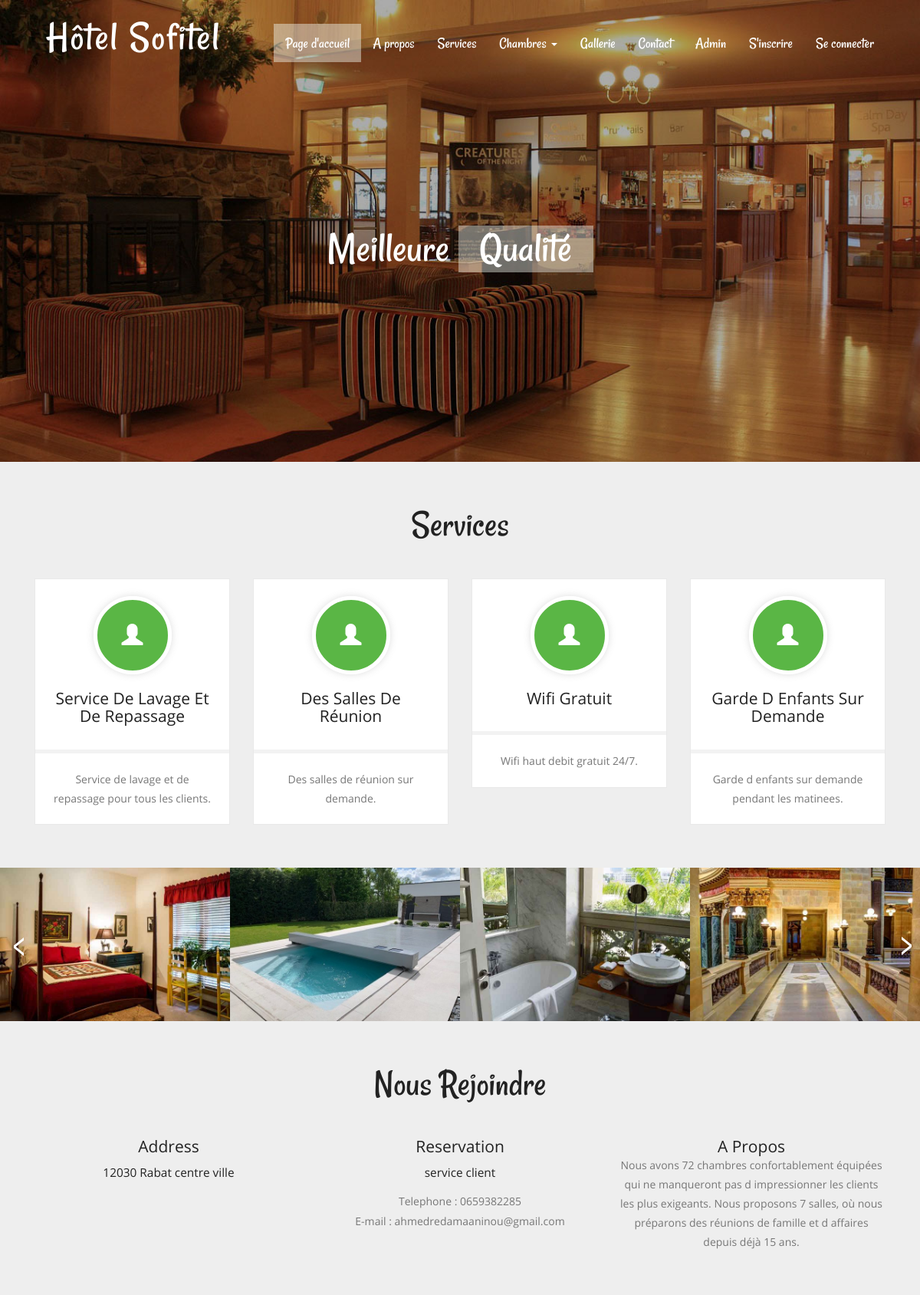
The page /supmti/index.php on the database its author committed.
### tables this page shows
CREATE TABLE `tblfacility` (
  `ID` int(10) NOT NULL,
  `FacilityTitle` varchar(200) DEFAULT NULL,
  `Description` mediumtext DEFAULT NULL,
  `Image` varchar(200) DEFAULT NULL,
  `CreationDate` timestamp NULL DEFAULT current_timestamp()
);

CREATE TABLE `tblpage` (
  `ID` int(10) NOT NULL,
  `PageType` varchar(120) DEFAULT NULL,
  `PageTitle` varchar(200) DEFAULT NULL,
  `PageDescription` mediumtext DEFAULT NULL,
  `Email` varchar(120) DEFAULT NULL,
  `MobileNumber` bigint(10) DEFAULT NULL,
  `UpdationDate` timestamp NULL DEFAULT NULL ON UPDATE current_timestamp()
);

### supmti/index.php (the view, shortened to what this page needs)
<?php
include('includes/dbconnection.php');
?>
<!DOCTYPE HTML>
<html>
<head>
<link href="css/bootstrap.css" rel="stylesheet" type="text/css" media="all">
<link href="css/style.css" rel="stylesheet" type="text/css" media="all" />
</head>
<body>
			<div class="header">
				<div class="container">
				<?php include_once('includes/header.php');?>
		<div class="slider">
			<div class="callbacks_container">
				  <ul class="rslides" id="slider">
						 <li>
							<h3>Meilleure  <span>qualité</span> </h3>
						 </li>
					</ul>
				</div>
			</div>
		</div>
	</div>
		<div class="content">
		<div class="features">
					<div class="container">
						<h3>Services</h3>
							<div class="features-grids">
								<?php
$sql="SELECT * from tblfacility order by rand() limit 4";
$query = $dbh -> prepare($sql);
$query->execute();
$results=$query->fetchAll(PDO::FETCH_OBJ);
$cnt=1;
if($query->rowCount() > 0)
{
foreach($results as $row)
{               ?>
								<div class="col-md-3 feature-grid">
								<div class="feature">
									<div class="feature1">
										<span class="glyphicon glyphicon-user" aria-hidden="true"></span>
										<h4><?php  echo htmlentities($row->FacilityTitle);?></h4>
									</div>
									<div class="feature2">
										<p><?php  echo htmlentities($row->Description);?>. </p>
									</div>
								</div>
								</div>
								<?php $cnt=$cnt+1;}} ?>
									<div class="clearfix"></div>
							</div>
					</div>
				</div>
	<div class="slider1">
		<div class="arrival-grids">
			 <ul id="flexiselDemo1">
				 <li>
					 <a href="index.php"><img src="images/s1.jpg" alt=""/>
					 </a>
				 </li>
				 <li>
					 <a href="index.php"><img src="images/s2.jpg" alt=""/>
					 </a>
				 </li>
				 <li>
					 <a href="index.php"><img src="images/s3.jpg" alt=""/>
					 </a>
				 </li>
				 <li>
					 <a href="index.php"><img src="images/s4.jpg" alt=""/>
					 </a>
				 </li>
				</ul>
		</div>
	</div>
					<?php include_once('includes/getintouch.php');?>
			</div>
</body>
</html>

### supmti/includes/header.php (shortened to what this page needs)
  <div class="header-top">
                      <nav class="navbar navbar-default">
                          <div class="container-fluid">
                              <div class="navbar-header">
                                  <div class="navbar-brand">
                                      <h1><a href="index.php">Hôtel Sofitel</a></h1>
                                  </div>
                              </div>
                          <div class="collapse navbar-collapse" id="bs-example-navbar-collapse-1">
                            <ul class="nav navbar-nav">
                                  <li class="active"><a href="index.php">Page d'accueil <span class="sr-only">(current)</span></a></li>
                                  <li><a href="about.php">A propos</a></li>
                                  <li><a href="services.php">Services</a></li>
                                  <li class="dropdown">
                                      <a href="#" class="dropdown-toggle" data-toggle="dropdown" role="button" aria-haspopup="true" aria-expanded="false">Chambres <span class="caret"></span></a>
                                  </li>
                                  <li><a href="gallery.php">Gallerie</a></li>
                                  <li><a href="contact.php">Contact</a></li>
                                   <?php if (strlen($_SESSION['hbmsuid']==0)) {?>
                                  <li><a href="admin/login.php">Admin</a></li>
                                  <li><a href="signup.php">S'inscrire</a></li>
                                  <li><a href="signin.php">Se connecter</a></li><?php } ?>
                              </ul>
                          </div>
</div>
                      </nav>
                  </div>

### supmti/includes/getintouch.php
<div class="touch-section">
					<div class="container">
						<h3>Nous rejoindre</h3>
						<div class="touch-grids">
							<?php
$sql="SELECT * from tblpage where PageType='contactus'";
$query = $dbh -> prepare($sql);
$query->execute();
$results=$query->fetchAll(PDO::FETCH_OBJ);
$cnt=1;
if($query->rowCount() > 0)
{
foreach($results as $row)
{               ?>
							<div class="col-md-4 touch-grid">
								<h4>address</h4>
								<h5><?php  echo htmlentities($row->PageDescription);?></h5>
							</div>
							<div class="col-md-4 touch-grid">
								<h4>Reservation</h4>
								<h5>service client</h5>
								<p>Telephone : 0<?php  echo htmlentities($row->MobileNumber);?></p>
							<p>E-mail : <?php  echo htmlentities($row->Email);?></p>
							</div><?php $cnt=$cnt+1;}} ?>
							<div class="col-md-4 touch-grid">
								<?php
$sql="SELECT * from tblpage where PageType='aboutus'";
$query = $dbh -> prepare($sql);
$query->execute();
$results=$query->fetchAll(PDO::FETCH_OBJ);
$cnt=1;
if($query->rowCount() > 0)
{
foreach($results as $row)
{               ?>
							<h4><?php  echo htmlentities($row->PageTitle);?></h4>
								<p><?php  echo htmlentities($row->PageDescription);?></p>
							</div><?php $cnt=$cnt+1;}} ?>
							<div class="clearfix"></div>
						</div>
					</div>
					</div>

### rows shown on the page
tblfacility: FacilityTitle "Service De Lavage Et De Repassage", Description "Service de lavage et de repassage pour tous les clients"
tblfacility: FacilityTitle "Des Salles De Réunion", Description "Des salles de réunion sur demande"
tblfacility: FacilityTitle "Wifi Gratuit", Description "Wifi haut debit gratuit 24/7"
tblfacility: FacilityTitle "Garde D Enfants Sur Demande", Description "Garde d enfants sur demande pendant les matinees"
tblpage: PageDescription "12030 Rabat centre ville", MobileNumber "659382285", Email "ahmedredamaaninou@gmail.com"
tblpage: PageTitle "A Propos", PageDescription "Nous avons 72 chambres confortablement équipées qui ne manqueront pas d impressionner les clients les plus exigeants. Nous proposons 7 salles, où nous préparons des réunions de famille et d affaires depuis déjà 15 ans."
